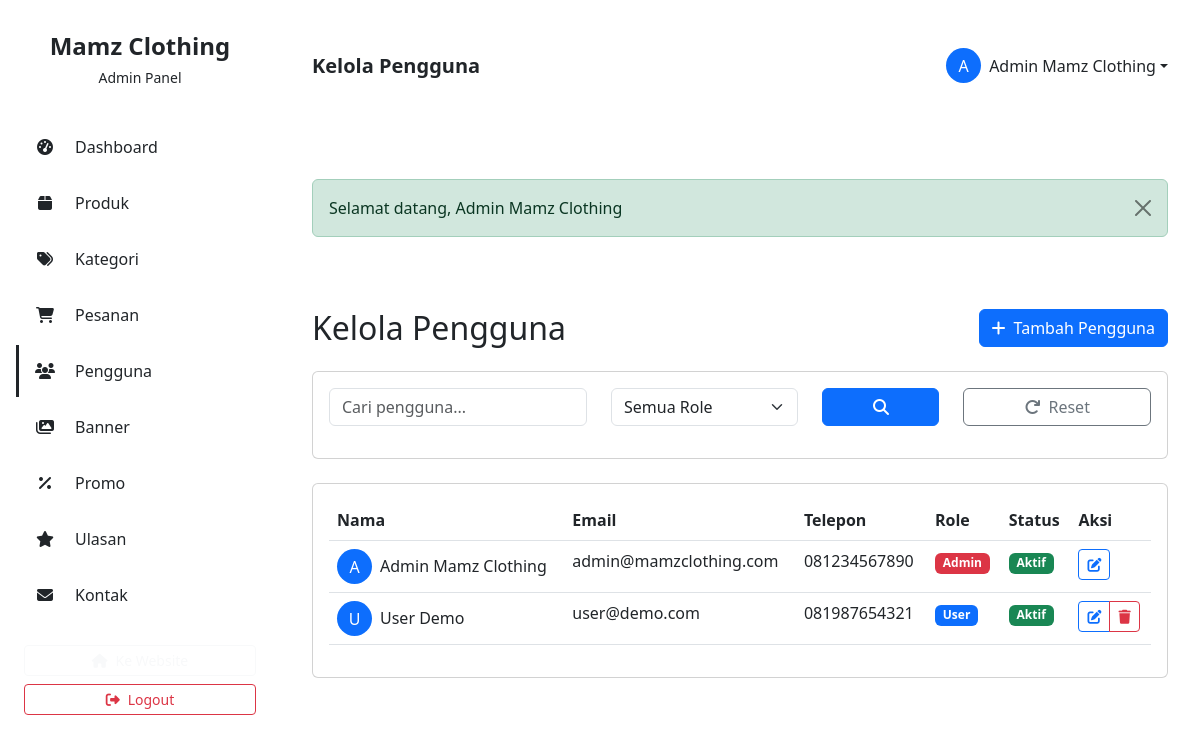
The page /admin/users.php (signed in) on the database its author committed.
### tables this page shows
CREATE TABLE IF NOT EXISTS users (
    id INT AUTO_INCREMENT PRIMARY KEY,
    nama_lengkap VARCHAR(100) NOT NULL,
    email VARCHAR(100) NOT NULL UNIQUE,
    password VARCHAR(255) NOT NULL,
    nomor_hp VARCHAR(20),
    alamat TEXT,
    kota VARCHAR(50),
    provinsi VARCHAR(50),
    kode_pos VARCHAR(10),
    role ENUM('admin', 'user') DEFAULT 'user',
    foto_profil VARCHAR(255) DEFAULT NULL,
    status ENUM('aktif', 'nonaktif') DEFAULT 'aktif',
    created_at TIMESTAMP DEFAULT CURRENT_TIMESTAMP,
    updated_at TIMESTAMP DEFAULT CURRENT_TIMESTAMP ON UPDATE CURRENT_TIMESTAMP,
    INDEX idx_email (email),
    INDEX idx_role (role)
);

### database/Database.php (called while the page is built, shortened)
<?php
class Database {
    private static $instance = null;
    private $connection;
    private function __construct() {
        try {
            $dsn = "mysql:host=" . DB_HOST . ";dbname=" . DB_NAME . ";charset=utf8mb4";
            $options = [
                PDO::ATTR_ERRMODE => PDO::ERRMODE_EXCEPTION,
                PDO::ATTR_DEFAULT_FETCH_MODE => PDO::FETCH_ASSOC,
                PDO::ATTR_EMULATE_PREPARES => false,
                PDO::ATTR_PERSISTENT => false
            ];
            $this->connection = new PDO($dsn, DB_USER, DB_PASS, $options);
        } catch (PDOException $e) {
            die("Database Connection Failed: " . $e->getMessage());
        }
    }
    public static function getInstance() {
        if (self::$instance === null) {
            self::$instance = new self();
        }
        return self::$instance;
    }
    public function query($sql, $params = []) {
        try {
            $stmt = $this->connection->prepare($sql);
            $stmt->execute($params);
            return $stmt;
        } catch (PDOException $e) {
            error_log("Database Error: " . $e->getMessage());
            return false;
        }
    }
    public function fetchAll($sql, $params = []) {
        $stmt = $this->query($sql, $params);
        return $stmt ? $stmt->fetchAll() : false;
    }
}

### models/User.php (called while the page is built, shortened)
<?php
require_once BASE_PATH . '/database/Database.php';
class User {
    private $db;
    public function __construct() {
        $this->db = Database::getInstance();
    }
    public function getAllUsers($limit = null, $offset = 0, $search = '', $roleFilter = '') {
        $sql = "SELECT * FROM users WHERE 1=1";
        $params = [];
        $sql .= " ORDER BY created_at DESC";
        if ($limit) {
            $sql .= " LIMIT :limit OFFSET :offset";
            $params['limit'] = $limit;
            $params['offset'] = $offset;
        }
        return $this->db->fetchAll($sql, $params);
    }
}

### admin/users.php (the view, shortened to what this page needs)
<?php
require_once BASE_PATH . '/includes/auth.php';
require_once BASE_PATH . '/models/User.php';
$userModel = new User();
$page = isset($_GET['page']) ? (int)$_GET['page'] : 1;
$perPage = 10;
$offset = ($page - 1) * $perPage;
$search = isset($_GET['search']) ? sanitize($_GET['search']) : '';
$roleFilter = isset($_GET['role']) ? sanitize($_GET['role']) : '';
$users = $userModel->getAllUsers($perPage, $offset, $search, $roleFilter);
require_once BASE_PATH . '/views/admin/layouts/header.php';
?>
<div class="d-flex justify-content-between align-items-center mb-4">
    <h2 class="mb-0">Kelola Pengguna</h2>
    <a href="<?php echo SITE_URL; ?>/admin/user-form.php" class="btn btn-primary">
        <i class="fas fa-plus me-2"></i>Tambah Pengguna
    </a>
</div>
<div class="card mb-4">
    <div class="card-body">
        <form method="GET" action="">
            <div class="row">
                <div class="col-md-4 mb-3">
                    <input type="text" class="form-control" name="search" placeholder="Cari pengguna..." value="<?php echo htmlspecialchars($search); ?>">
                </div>
                <div class="col-md-3 mb-3">
                    <select class="form-select" name="role">
                        <option value="">Semua Role</option>
                    </select>
                </div>
                <div class="col-md-2 mb-3">
                    <button type="submit" class="btn btn-primary w-100">
                        <i class="fas fa-search"></i>
                    </button>
                </div>
                <div class="col-md-3 mb-3">
                    <a href="<?php echo SITE_URL; ?>/admin/users.php" class="btn btn-outline-secondary w-100">
                        <i class="fas fa-redo me-2"></i>Reset
                    </a>
                </div>
            </div>
        </form>
    </div>
</div>
<div class="card">
    <div class="card-body">
        <?php if (empty($users)): ?>
            <div class="text-center py-5">
                <i class="fas fa-users fa-4x text-muted mb-3"></i>
                <p class="text-muted">Tidak ada pengguna ditemukan</p>
            </div>
        <?php else: ?>
            <div class="table-responsive">
                <table class="table table-hover">
                    <thead>
                        <tr>
                            <th>Nama</th>
                            <th>Email</th>
                            <th>Telepon</th>
                            <th>Role</th>
                            <th>Status</th>
                            <th>Aksi</th>
                        </tr>
                    </thead>
                    <tbody>
                        <?php foreach ($users as $user): ?>
                            <tr>
                                <td>
                                    <div class="d-flex align-items-center">
                                        <div class="bg-primary text-white rounded-circle d-flex align-items-center justify-content-center me-2" style="width: 35px; height: 35px;">
                                            <?php echo strtoupper(substr($user['nama_lengkap'], 0, 1)); ?>
                                        </div>
                                        <div>
                                            <h6 class="mb-0"><?php echo htmlspecialchars($user['nama_lengkap']); ?></h6>
                                        </div>
                                    </div>
                                </td>
                                <td><?php echo htmlspecialchars($user['email']); ?></td>
                                <td><?php echo htmlspecialchars($user['nomor_hp'] ?? '-'); ?></td>
                                <td>
                                    <span class="badge bg-<?php echo $user['role'] == 'admin' ? 'danger' : 'primary'; ?>">
                                        <?php echo ucfirst($user['role']); ?>
                                    </span>
                                </td>
                                <td>
                                    <span class="badge bg-<?php echo $user['status'] == 'aktif' ? 'success' : 'secondary'; ?>">
                                        <?php echo ucfirst($user['status']); ?>
                                    </span>
                                </td>
                                <td>
                                    <div class="btn-group">
                                        <a href="<?php echo SITE_URL; ?>/admin/user-form.php?id=<?php echo $user['id']; ?>" class="btn btn-sm btn-outline-primary">
                                            <i class="fas fa-edit"></i>
                                        </a>
                                        <?php if ($user['id'] != $_SESSION['user_id']): ?>
                                            <button onclick="confirmDelete(<?php echo $user['id']; ?>, '<?php echo htmlspecialchars($user['nama_lengkap']); ?>')" class="btn btn-sm btn-outline-danger">
                                                <i class="fas fa-trash"></i>
                                            </button>
                                        <?php endif; ?>
                                    </div>
                                </td>
                            </tr>
                        <?php endforeach; ?>
                    </tbody>
                </table>
            </div>
        <?php endif; ?>
    </div>
</div>
<?php require_once BASE_PATH . '/views/admin/layouts/footer.php'; ?>

### rows shown on the page
users: nama_lengkap "A", nama_lengkap "Admin Mamz Clothing", email "admin@mamzclothing.com", nomor_hp "081234567890", role "Admin", status "Aktif"
users: nama_lengkap "U", nama_lengkap "User Demo", email "user@demo.com", nomor_hp "081987654321", role "User", status "Aktif"

### other values the page prints
SITE_NAME "Mamz Clothing"
$pageTitle "Kelola Pengguna"
substr($_SESSION['user_nama'] ?? 'A', 0, 1) "A"
$_SESSION['user_nama'] "Admin Mamz Clothing"
$flash['message'] "Selamat datang, Admin Mamz Clothing"
